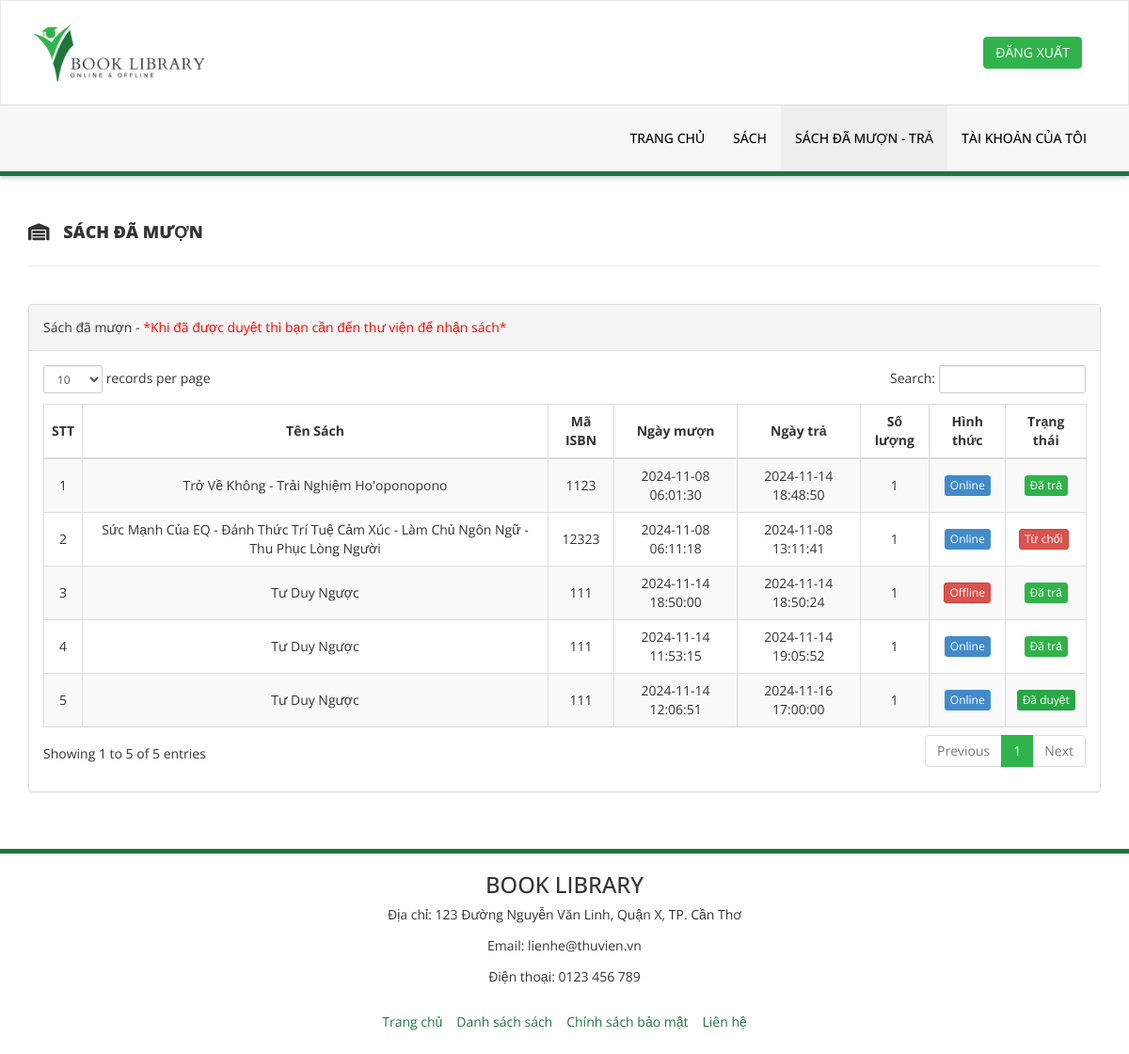
Before: /issued-books.php (signed in) with the older database file.
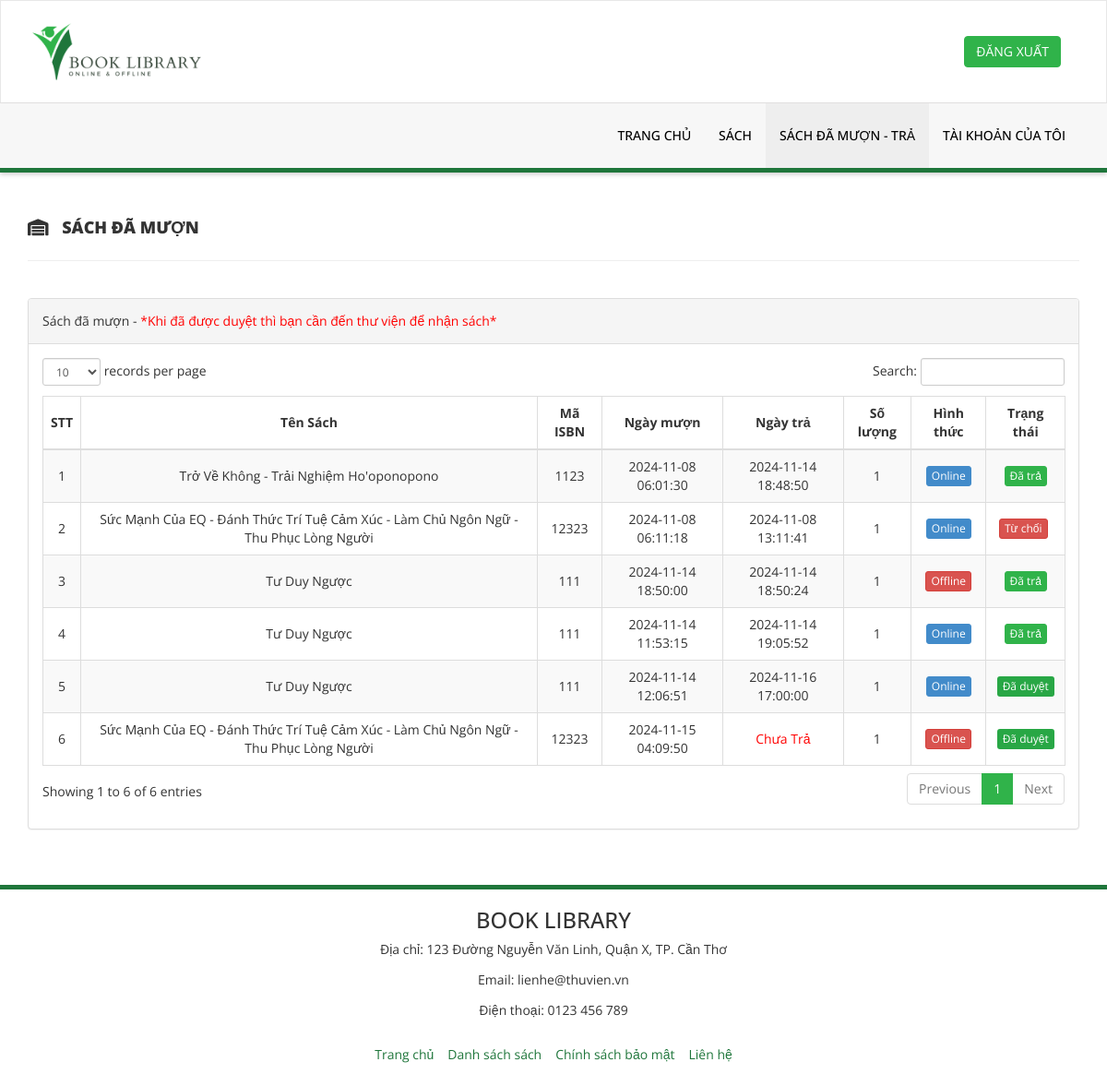
After: the same page with the newer database file.
### tables this page shows
CREATE TABLE `ctmuontra` (
  `id` int NOT NULL,
  `BookId` int NOT NULL,
  `ReaderId` int NOT NULL,
  `IssuesDate` timestamp NOT NULL DEFAULT CURRENT_TIMESTAMP,
  `ReturnDate` timestamp NULL DEFAULT NULL ON UPDATE CURRENT_TIMESTAMP,
  `QuantityBorrow` int NOT NULL,
  `Method` tinyint NOT NULL,
  `BorrowStatus` tinyint DEFAULT NULL
);

CREATE TABLE `sach` (
  `id` int NOT NULL,
  `BookName` varchar(255) DEFAULT NULL,
  `CatId` int DEFAULT NULL,
  `AuthorId` int DEFAULT NULL,
  `ISBNNumber` int DEFAULT NULL,
  `BookPrice` decimal(10,2) DEFAULT NULL,
  `RegDate` timestamp NULL DEFAULT CURRENT_TIMESTAMP,
  `updationDate` timestamp NULL DEFAULT CURRENT_TIMESTAMP ON UPDATE CURRENT_TIMESTAMP,
  `Image` varchar(255) DEFAULT NULL,
  `Quantity` int NOT NULL,
  `Stock` int NOT NULL,
  `Method` tinyint NOT NULL
);

### issued-books.php (the view, shortened to what this page needs)
<?php
include('includes/config.php');
?>
<!DOCTYPE html>
<html xmlns="http://www.w3.org/1999/xhtml">
<head>
    <link href="assets/css/bootstrap.css" rel="stylesheet" />
    <link href="assets/css/font-awesome.css" rel="stylesheet" />
    <link href="assets/js/dataTables/dataTables.bootstrap.css" rel="stylesheet" />
    <link href="assets/css/style.css" rel="stylesheet" />
    <link rel="stylesheet" href="https://cdnjs.cloudflare.com/ajax/libs/font-awesome/6.0.0-beta3/css/all.min.css">
</head>
<body>
    <?php include('includes/header.php'); ?>
    <div class="content-wrapper">
        <div class="container">
            <div class="row pad-botm">
                <div class="col-md-12">
                    <h4 class="header-line">
                        <i class="fas fa-warehouse" style="margin-right: 10px;"></i> SÁCH ĐÃ MƯỢN
                    </h4>
                </div>
            </div>
            <div class="row">
                <div class="col-md-12">
                    <div class="panel panel-default">
                        <div class="panel-heading">
                            Sách đã mượn - <span style="color:red;">*Khi đã được duyệt thì bạn cần đến thư viện để nhận sách*</span>
                        </div>
                        <div class="panel-body">
                            <div class="table-responsive">
                                <table class="table table-striped table-bordered table-hover" id="dataTables-example">
                                    <thead>
                                        <tr>
                                            <th style="vertical-align: middle;">STT</th>
                                            <th style="vertical-align: middle;">Tên Sách</th>
                                            <th style="vertical-align: middle;">Mã ISBN</th>
                                            <th style="vertical-align: middle;">Ngày mượn</th>
                                            <th style="vertical-align: middle;">Ngày trả</th>
                                            <th style="vertical-align: middle;">Số lượng</th>
                                            <th style="vertical-align: middle;">Hình thức</th>
                                            <th style="vertical-align: middle;">Trạng thái</th>
                                        </tr>
                                    </thead>
                                    <tbody>
                                        <?php
                                        $sid = $_SESSION['stdid'];
                                        $sql = "SELECT ctmuontra.id, sach.BookName AS ten_sach,
                                        sach.ISBNNumber AS ma_isbn,
                                        ctmuontra.IssuesDate AS ngay_muon,
                                        ctmuontra.ReturnDate AS ngay_tra,
                                        ctmuontra.QuantityBorrow,ctmuontra.Method,
                                        ctmuontra.BorrowStatus
                                        FROM ctmuontra JOIN sach ON ctmuontra.BookId = sach.id WHERE ctmuontra.ReaderId =:sid";
                                        $stmt = $dbh->prepare($sql);
                                        $stmt->bindParam(':sid', $sid, PDO::PARAM_STR);
                                        $stmt->execute();
                                        $results = $stmt->fetchAll(PDO::FETCH_OBJ);
                                        $cnt = 1;
                                        foreach ($results as $result) { ?>
                                            <tr class="odd gradeX">
                                                <td class="center" style="vertical-align: middle;"><?php echo htmlentities($cnt); ?></td>
                                                <td class="center" style="vertical-align: middle;"><?php echo htmlentities($result->ten_sach); ?></td>
                                                <td class="center" style="vertical-align: middle;"><?php echo htmlentities($result->ma_isbn); ?></td>
                                                <td class="center" style="vertical-align: middle;"><?php echo htmlentities($result->ngay_muon); ?></td>
                                                <td class="center" style="vertical-align: middle;">
                                                    <?php
                                                    if ($result->ngay_tra == "") {
                                                        echo "<span style='color:red'>Chưa Trả</span>";
                                                    } else {
                                                        echo htmlentities($result->ngay_tra);
                                                    }
                                                    ?>
                                                </td>
                                                <td class="center" style="vertical-align: middle;"><?php echo htmlentities($result->QuantityBorrow); ?></td>
                                                <td class="center" style="vertical-align: middle;">
                                                    <?php if ($result->Method == 1) { ?>
                                                        <a href="#" class="btn btn-success btn-xs">Online</a>
                                                    <?php } else { ?>
                                                        <a href="#" class="btn btn-danger btn-xs">Offline</a>
                                                    <?php } ?>
                                                </td>
                                                <td class="center" style="vertical-align: middle;">
                                                    <div class=" btn-container" style="display: flex; justify-content: center; align-items: center;">
                                                        <?php
                                                        if ($result->BorrowStatus == '0') {
                                                            echo '<span class="btn btn-warning btn-xs disabled-link" style="margin-right: 5px;">Chưa duyệt</span>';
                                                            echo '<a href="issued-books.php?deleteid=' . htmlentities($result->id) . '" class="btn btn-danger btn-xs" onclick="return confirm(\'Bạn có chắc chắn muốn xóa yêu cầu này không?\');">Xóa</a>';
                                                        } elseif ($result->BorrowStatus == '1') {
                                                            echo '<a href="#" class="btn custom-success btn-xs disabled-link">Đã duyệt</a>';
                                                        } elseif ($result->BorrowStatus == '2') {
                                                            echo '<a href="#" class="btn btn-info btn-xs disabled-link">Đã trả</a>';
                                                        } elseif ($result->BorrowStatus == NULL) {
                                                            echo '<a href="#" style="margin-right: 5px;" class="btn btn-danger btn-xs disabled-link">Từ chối</a>';
                                                        } else {
                                                            echo '<span class="text-muted">Unknown Status</span>';
                                                        }
                                                        ?>
                                                    </div>
                                                </td>
                                            </tr>
                                        <?php $cnt = $cnt + 1;
                                        } ?>
                                    </tbody>
                                </table>
                            </div>
                        </div>
                    </div>
                </div>
            </div>
        </div>
    </div>
    <?php include('includes/footer.php'); ?>
</body>
</html>

### includes/header.php (shortened to what this page needs)
<div class="navbar navbar-inverse set-radius-zero">
    <div class="container" style="display: flex; align-items: center; justify-content: space-between;">
        <div class="navbar-header">
            <a class="navbar-brand">
                <img src="assets/img/logo.png" />
            </a>
        </div>
        <?php if ($_SESSION['login']) { ?>
            <div class="right-div">
                <a href="logout.php" class="btn btn-primary">ĐĂNG XUẤT</a>
            </div>
        <?php } ?>
    </div>
</div>
<?php if ($_SESSION['login']) {
?>
    <section class="menu-section">
        <div class="container">
            <div class="row ">
                <div class="col-md-12">
                    <div class="navbar-collapse collapse ">
                        <ul id="menu-top" class="nav navbar-nav navbar-right">
                            <li><a href="dashboard.php" class="menu-top-active">TRANG CHỦ</a></li>
                            <li><a href="booklist.php">SÁCH</a></li>
                            <li><a href="issued-books.php">Sách Đã Mượn - Trả</a></li>
                            <li><a href="my-profile.php">Tài khoản của tôi</a></li>
                        </ul>
                    </div>
                </div>
            </div>
        </div>
    </section>
<?php } ?>

### includes/footer.php
<footer>
    <div class="footer-container">
        <div class="footer-info">
            <h5>BOOK LIBRARY</h5>
            <p>Địa chỉ: 123 Đường Nguyễn Văn Linh, Quận X, TP. Cần Thơ</p>
            <p>Email: lienhe@thuvien.vn</p>
            <p>Điện thoại: 0123 456 789</p>
        </div>
        <div class="footer-links" style="color: #1f763b">
            <a href="#">Trang chủ</a>
            <a href="#">Danh sách sách</a>
            <a href="#">Chính sách bảo mật</a>
            <a href="#">Liên hệ</a>
        </div>
    </div>
</footer>

### assets/css/style.css (style rules this page uses)
body { font-family: "Open Sans", sans-serif; line-height: 28px; }
.set-radius-zero { border-radius: 0px; -moz-border-radius: 0px; -webkit-border-radius: 0px; }
.content-wrapper { margin: 40px 0; min-height: 470px; }
.header-line { font-weight: 900; padding-bottom: 25px; border-bottom: 1px solid #eeeeee; text-transform: uppercase; }
.pad-botm { padding-bottom: 30px; }
.menu-section { position: -webkit-sticky; position: sticky; top: 0; z-index: 1000; background-color: white; box-shadow: 0 2px 5px rgba(0, 0, 0, 0.2); }
.navbar-header { padding: 0 20px; flex: 1; }
.right-div { float: right; padding: 0 20px; flex: 1; display: flex; justify-content: flex-end; }
#menu-top a { color: #000; text-decoration: none; font-weight: 500; padding: 25px 15px 25px 15px; text-transform: uppercase; }
.menu-section { background-color: #f7f7f7; border-bottom: 5px solid #1f763b; width: 100%; }
.menu-top-active { background-color: #eeeeee; }
.navbar-inverse { background-color: #fff; border-color: rgba(155, 153, 153, 0.23); }
.navbar { min-height: 90px; margin-bottom: 0px; }
table { width: 100%; }
th, td { text-align: center; }
.custom-success { background-color: #28a745; color: white; }
footer { padding: 20px 0; text-align: center; border-top: 5px solid #1f763b; }
.footer-container { display: flex; flex-direction: column; align-items: center; gap: 15px; }
.footer-info h5 { margin: 0; font-size: 1.7em; }
.footer-info p { margin: 5px 0; }
.footer-links { display: flex; gap: 15px; }
.footer-links a { text-decoration: none; transition: color 0.3s; }
.footer-links a { color: #1f763b; text-decoration: none; }
.disabled-link { pointer-events: none; }

Changed rows visible on the page:
added ctmuontra: BookId.BookName "Sức Mạnh Của EQ - Đánh Thức Trí Tuệ Cảm Xúc - Làm Chủ Ngôn Ngữ - Thu Phục Lòng Người", BookId.ISBNNumber "12323", IssuesDate "2024-11-15 04:09:50", shows "Chưa Trả", QuantityBorrow "1", Method "Offline", BorrowStatus "Đã duyệt"
Other visible differences:
text written by a page script: "records per page Search: Showing 1 to 5 of 5 entries Previous 1 Next" → "records per page Search: Showing 1 to 6 of 6 entries Previous 1 Next"
